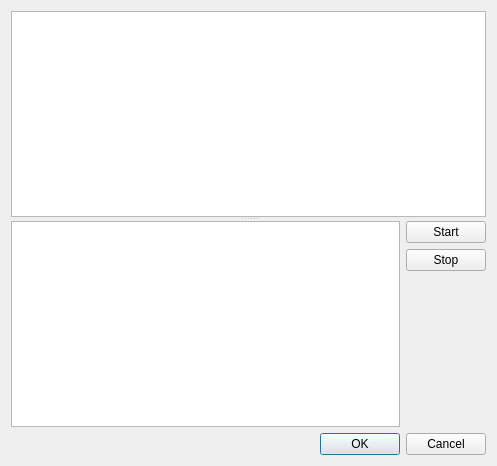
<?xml version="1.0" encoding="UTF-8"?>
<ui version="4.0">
 <class>DialogScriptConsole</class>
 <widget class="QDialog" name="DialogScriptConsole">
  <property name="geometry">
   <rect>
    <x>0</x>
    <y>0</y>
    <width>497</width>
    <height>466</height>
   </rect>
  </property>
  <property name="windowTitle">
   <string>Dialog</string>
  </property>
  <layout class="QGridLayout" name="gridLayout">
   <item row="0" column="0">
    <widget class="QSplitter" name="splitter">
     <property name="orientation">
      <enum>Qt::Vertical</enum>
     </property>
     <widget class="QTextEdit" name="textEdit_OUTPUT"/>
     <widget class="QWidget" name="">
      <layout class="QHBoxLayout" name="horizontalLayout">
       <item>
        <widget class="QTextEdit" name="textEdit_INPUT">
         <property name="sizePolicy">
          <sizepolicy hsizetype="Expanding" vsizetype="Preferred">
           <horstretch>0</horstretch>
           <verstretch>0</verstretch>
          </sizepolicy>
         </property>
        </widget>
       </item>
       <item>
        <layout class="QVBoxLayout" name="verticalLayout">
         <item>
          <widget class="QPushButton" name="pushButton_START">
           <property name="text">
            <string>Start</string>
           </property>
          </widget>
         </item>
         <item>
          <widget class="QPushButton" name="pushButton_STOP">
           <property name="text">
            <string>Stop</string>
           </property>
          </widget>
         </item>
         <item>
          <spacer name="verticalSpacer">
           <property name="orientation">
            <enum>Qt::Vertical</enum>
           </property>
           <property name="sizeHint" stdset="0">
            <size>
             <width>20</width>
             <height>40</height>
            </size>
           </property>
          </spacer>
         </item>
        </layout>
       </item>
      </layout>
     </widget>
    </widget>
   </item>
   <item row="1" column="0">
    <widget class="QDialogButtonBox" name="buttonBox">
     <property name="orientation">
      <enum>Qt::Horizontal</enum>
     </property>
     <property name="standardButtons">
      <set>QDialogButtonBox::Cancel|QDialogButtonBox::Ok</set>
     </property>
    </widget>
   </item>
  </layout>
 </widget>
 <resources/>
 <connections>
  <connection>
   <sender>buttonBox</sender>
   <signal>accepted()</signal>
   <receiver>DialogScriptConsole</receiver>
   <slot>accept()</slot>
   <hints>
    <hint type="sourcelabel">
     <x>248</x>
     <y>254</y>
    </hint>
    <hint type="destinationlabel">
     <x>157</x>
     <y>274</y>
    </hint>
   </hints>
  </connection>
  <connection>
   <sender>buttonBox</sender>
   <signal>rejected()</signal>
   <receiver>DialogScriptConsole</receiver>
   <slot>reject()</slot>
   <hints>
    <hint type="sourcelabel">
     <x>316</x>
     <y>260</y>
    </hint>
    <hint type="destinationlabel">
     <x>286</x>
     <y>274</y>
    </hint>
   </hints>
  </connection>
 </connections>
</ui>
